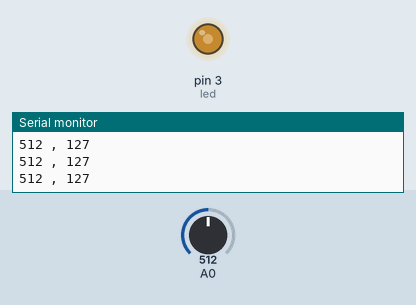
Bench run of a sketch on a simulated Arduino Uno, built with avr-gcc and run on an emulated ATmega328P. Parts: output pins drawn as LEDs (lit = HIGH), the last lines printed to the serial monitor. The inputs (shaded band) are chosen by the test bench; at power-on: A0 = 512.

Above: at 1.2 s.
1.3 s: A0 set to 418
At 2.4 s:
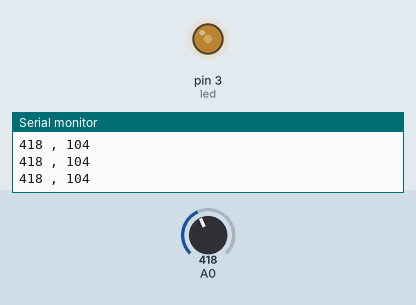
2.8 s: A0 set to 392
At 3.4 s:
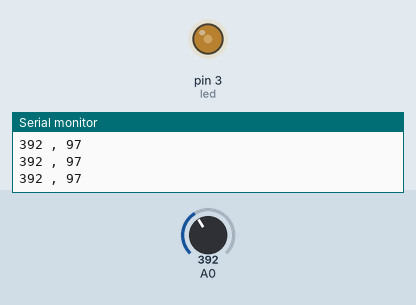
4.3 s: A0 set to 716
At 5.5 s:
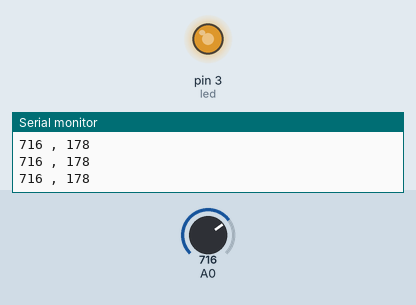
5.8 s: A0 set to 900
At 6.8 s:
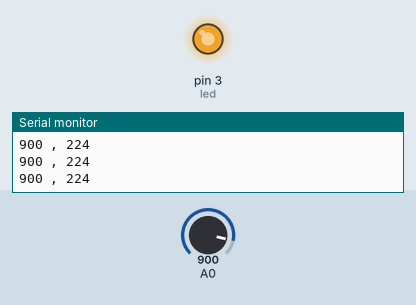
7.3 s: A0 set to 122
At 8.3 s:
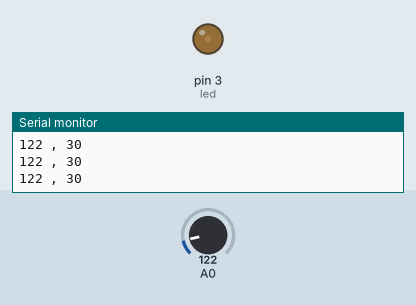
8.8 s: A0 set to 511
At 9.3 s:
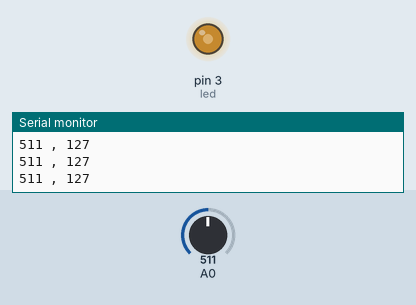
Timing chart, 0 to 11.3 s (numbered marks = the images above; inputs shaded):
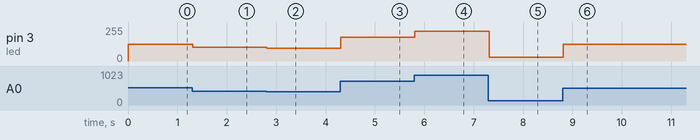

Measured:
- after the input at 1.3 s, pin 3 (led): 127/255 → 104/255 at once
- after the input at 2.8 s, pin 3 (led): 104/255 → 97/255 at once
- after the input at 4.3 s, pin 3 (led): 97/255 → 178/255 at once
- after the input at 5.8 s, pin 3 (led): 178/255 → 224/255 at once
- after the input at 7.3 s, pin 3 (led): 224/255 → 30/255 at once
- after the input at 8.8 s, pin 3 (led): 30/255 → 127/255 at once

The sketch:

Analog_Read.ino
```cpp
#define led 3
void setup()
{
  Serial.begin(9600);
  pinMode(led,OUTPUT);
}

void loop()
{
  unsigned int val = analogRead(A0);
  Serial.print(val);
  Serial.print(" , ");
  val = map(val,0,1023,0,255); // ניתן להפוך ערכים במוצא
  //val = ((float)val * 255) / 1023; // Full formula (255 - max output) (1023 - max input)
  analogWrite(led,val);
  Serial.println(val);
}
```
